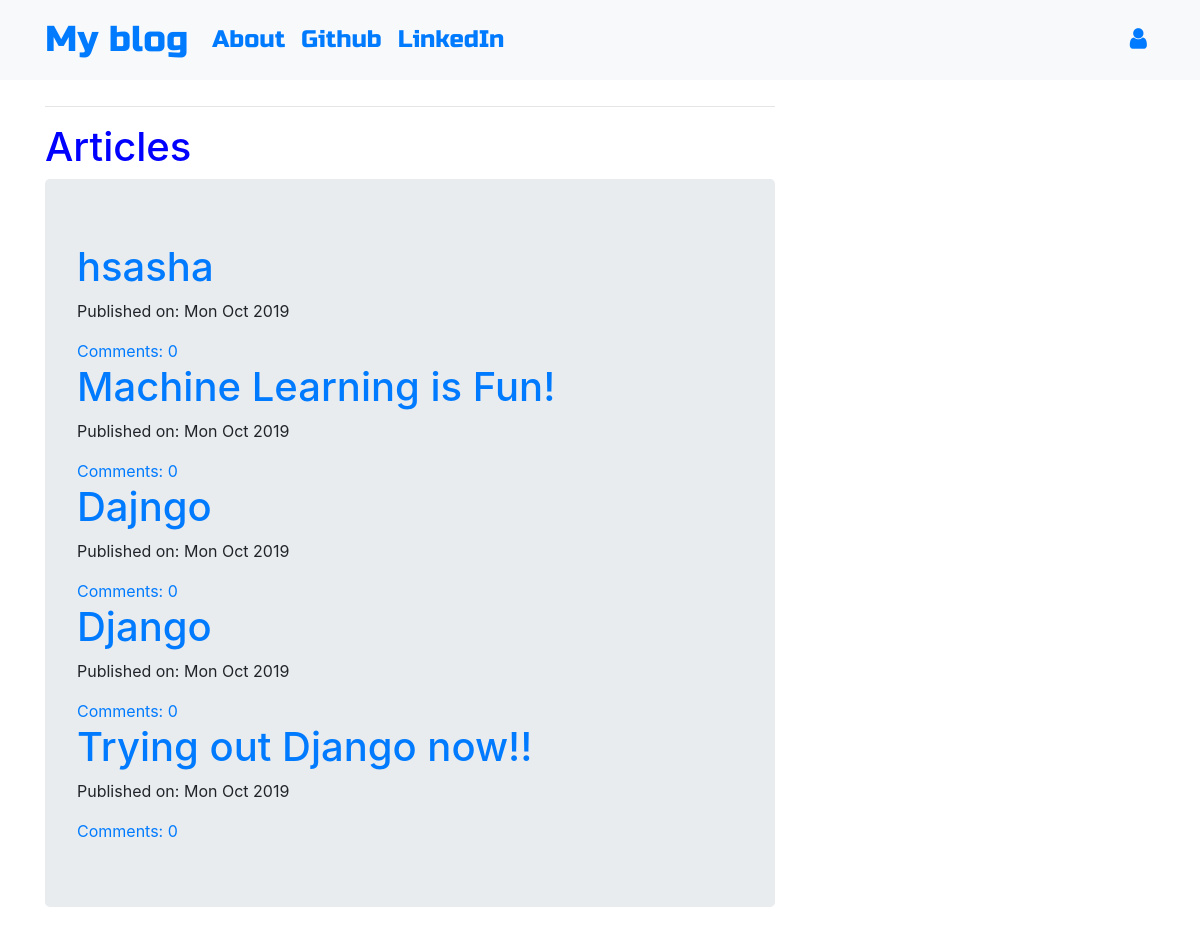
The page / on the database its author committed.
### blog/models.py (models this page shows, shortened)
class Post(models.Model):
    author = models.ForeignKey('auth.User',on_delete=models.PROTECT)
    title = models.CharField(max_length = 200)
    text = models.TextField()
    created_date = models.DateTimeField(default=timezone.now)
    published_date = models.DateTimeField(blank=True,null=True)
    def approve_comments(self):
        return self.comments.filter(approved_comment=True)

### blog/views.py (the view)
# urls.py: url(r'^$',views.PostListView.as_view(),name='post_list'),
class PostListView(ListView):
    model = Post
    def get_queryset(self):
        return Post.objects.filter(published_date__lte=timezone.now()).order_by('-published_date')

### blog/templates/blog/post_list.html
{% extends "blog/base.html" %}
{% block content %}
<hr>
<h1 style="color:blue;"> Articles </h1>
<div class="jumbotron">
<div class="centerstage">
  {% for post in post_list %}
  <div class="post">
    <h1> <a href="{% url 'post_detail' pk=post.pk %}">{{post.title}}</a> </h1>
    <div class="date">
      <p>Published on: {{ post.published_date|date:"D M Y"}}</p>
    </div>
    <a href="{% url 'post_detail' pk=post.pk %}">Comments: {{ post.approve_comments.count }}</a>
  </div>
  {% endfor %}
</div>
</div>
{% endblock %}

### blog/templates/blog/base.html (shortened to what this page needs)
<!DOCTYPE html>
{% load static %}
<html>
  <head>
    <link rel="stylesheet" href="https://stackpath.bootstrapcdn.com/bootstrap/4.1.3/css/bootstrap.min.css"
>
    <link href="https://maxcdn.bootstrapcdn.com/font-awesome/4.7.0/css/font-awesome.min.css" rel="stylesheet">
    <link href="https://maxcdn.bootstrapcdn.com/font-awesome/4.7.0/css/font-awesome.min.css" rel="stylesheet">
    <link rel="stylesheet" href="//cdn.jsdelivr.net/medium-editor/latest/css/medium-editor.min.css" type="text/css" media="screen" charset="utf-8">
    <link rel="stylesheet" href="{% static 'css/blog.css' %}">
  </head>
  <body class='loader'>
    <nav class="navbar navbar-expand-lg bg-light techfont">
      <div class="container">
        <div class="navbar-nav align-items-center">
          <a class="navbar-brand bigbrand" href="{% url 'post_list' %}">My blog</a>
          <a class="nav-item nav-link" href="{% url 'about' %}">About</a>
          <a class="nav-item nav-link" href="https://www.github.com">Github</a>
          <a class="nav-item nav-link" href="https://www.linkedin.com">LinkedIn</a>
        </div>
        <div class="navbar-nav align-items-center ml-auto">
          {% if user.is_authenticated %}
            <a class="nav-item nav-link" href="{% url 'post_new' %}">New Post</a>
            <a class="nav-item nav-link" href="{% url 'post_draft_list' %}">Drafts</a>
            <a class="nav-item nav-link" href="{% url 'logout' %}">Log out</a>
            <a style="color:green" >Welcome: {{ user.username }}</a>
          {% else %}
            <a class="nav-item nav-link" href="{% url 'login' %}" aria-label="Login">
              <span class="fa fa-user" aria-hidden="true"></span></a>
          {% endif %}
        </div>
      </div>
    </nav>
          <div class="content container">
              <div class="row">
                  <div class="col-md-8">
                    <div class="blog_posts">
                      {% block content %}
                      {% endblock %}
                    </div>
                  </div>
              </div>
          </div>
  </body>
</html>

### blog/static/css/blog.css (style rules this page uses)
.centerstage { margin-left:auto; margin-right: auto; }
.techfont { font-family: 'Russo One', sans-serif; font-size: 1.5em; margin-bottom: 10px; }
.loader { filter:hue-rotate(0deg); color:linear-gradient(45deg,#0f8,#08f); animation:hue 10000ms infinite linear; }
.bigbrand { font-size: 1.5em; }

### rows shown on the page
Post: title "hsasha", published_date "Mon Oct 2019", approve_comments.count "0"
Post: title "Machine Learning is Fun!", published_date "Mon Oct 2019", approve_comments.count "0"
Post: title "Dajngo", published_date "Mon Oct 2019", approve_comments.count "0"
Post: title "Django", published_date "Mon Oct 2019", approve_comments.count "0"
Post: title "Trying out Django now!!", published_date "Mon Oct 2019", approve_comments.count "0"
